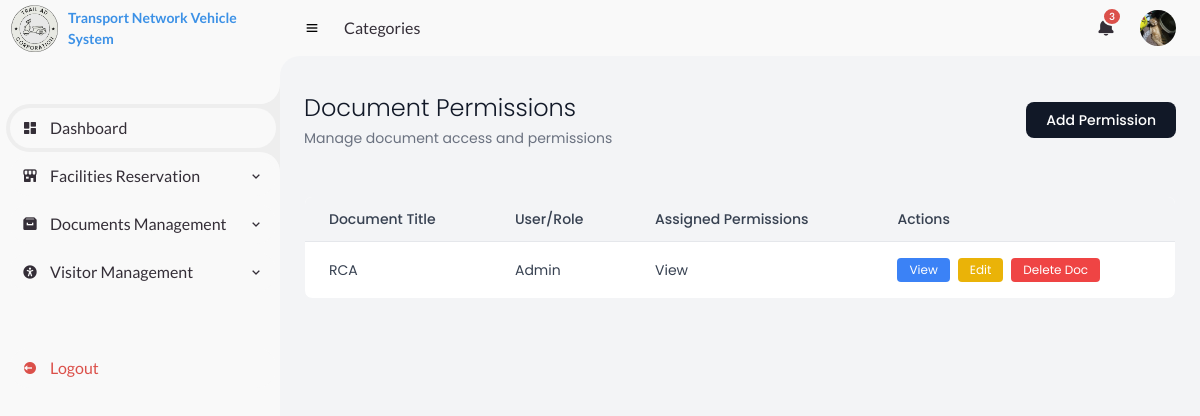
The page /PHP/Document_Access_Permissions.php (signed in) on the database its author committed.
### tables this page shows
CREATE TABLE `users` (
  `id` int(11) NOT NULL,
  `username` varchar(50) NOT NULL,
  `password` varchar(255) NOT NULL,
  `role` enum('super_admin','admin','employee') NOT NULL,
  `created_at` timestamp NOT NULL DEFAULT current_timestamp(),
  `email` varchar(255) DEFAULT NULL,
  `profile_picture` varchar(255) DEFAULT NULL
);

CREATE TABLE `documents` (
  `id` int(11) NOT NULL,
  `title` varchar(255) NOT NULL,
  `filename` varchar(255) NOT NULL,
  `filepath` varchar(500) NOT NULL,
  `uploaded_by` varchar(100) DEFAULT 'Admin',
  `uploaded_at` timestamp NOT NULL DEFAULT current_timestamp(),
  `is_archived` tinyint(1) DEFAULT 0
);

### PHP/partials/functions.php (called while the page is built, shortened)
<?php
function getPendingItems($conn) {
    $pendingItems = [];
    $sql_res = "SELECT 'Reservation' as type, reserved_by as name, created_at, 'Approval_Rejection_Requests.php' as link
                FROM reservations WHERE status = 'Pending' ORDER BY created_at DESC LIMIT 3";
    $result_res = $conn->query($sql_res);
    $sql_fac = "SELECT 'New Facility' as type, name, created_at, 'Reserve_Room.php' as link
                FROM facilities WHERE status = 'Pending' ORDER BY created_at DESC LIMIT 3";
    $result_fac = $conn->query($sql_fac);
    if ($result_fac && $result_fac->num_rows > 0) {
        while ($row = $result_fac->fetch_assoc()) {
            $pendingItems[] = $row;
        }
    }
    $sql_vis = "SELECT 'Visitor Pre-Reg' as type, name, created_at, 'Visitor_Pre_Registration.php' as link
                FROM visitors WHERE request_status = 'pending' ORDER BY created_at DESC LIMIT 3";
    $result_vis = $conn->query($sql_vis);
    if ($result_vis && $result_vis->num_rows > 0) {
        while ($row = $result_vis->fetch_assoc()) {
            $pendingItems[] = $row;
        }
    }
    usort($pendingItems, function($a, $b) {
        return strtotime($b['created_at']) - strtotime($a['created_at']);
    });
    return array_slice($pendingItems, 0, 5);
}
?>

### PHP/Document_Access_Permissions.php (the view, shortened to what this page needs)
<?php
include 'db_connect.php';
include 'partials/functions.php';
$pendingApprovals = getPendingItems($conn);
$permissions = $conn->query("
    SELECT
        d.id AS doc_id,
        d.title,
        d.filename,
        d.filepath,
        dp.user_role,
        GROUP_CONCAT(DISTINCT dp.permission_type ORDER BY dp.permission_type) AS granted_permissions
    FROM document_permissions dp
    JOIN documents d ON dp.document_id = d.id
    GROUP BY d.id, dp.user_role
    HAVING granted_permissions != 'Archive' AND granted_permissions NOT LIKE 'Archive,View'
    ORDER BY d.title ASC, dp.user_role ASC
");
?>
<!DOCTYPE html>
<html lang="en">
<head>
    <link href='https://unpkg.com/boxicons@2.1.4/css/boxicons.min.css' rel='stylesheet'>
    <link rel="stylesheet" href="../CSS/index.css">
    <script src="https://cdn.tailwindcss.com"></script>
</head>
<body class="bg-gray-100 flex h-screen overflow-hidden">
    <?php include 'partials/sidebar.php'; ?>
    <section id="content">
        <?php include 'partials/header.php'; ?>
        <main class="max-w-7xl mx-auto px-4 py-8">
            <div class="mb-12">
                <div class="flex items-center justify-between mb-6">
                    <div>
                        <h1 class="text-2xl font-light text-gray-900">Document Permissions</h1>
                        <p class="text-sm text-gray-500 mt-1">Manage document access and permissions</p>
                    </div>
                    <button onclick="document.getElementById('permissionModal').classList.remove('hidden')"
                        class="bg-gray-900 hover:bg-gray-800 text-white px-5 py-2 rounded-lg text-sm font-medium transition-colors">
                        Add Permission
                    </button>
                </div>
            </div>
            <div class="bg-white rounded-lg border border-gray-100 overflow-hidden">
                <table class="min-w-full divide-y divide-gray-200">
                  <thead class="bg-gray-100">
                    <tr>
                      <th class="px-6 py-3 text-left text-sm font-medium text-gray-700">Document Title</th>
                      <th class="px-6 py-3 text-left text-sm font-medium text-gray-700">User/Role</th>
                      <th class="px-6 py-3 text-left text-sm font-medium text-gray-700">Assigned Permissions</th>
                      <th class="px-6 py-3 text-left text-sm font-medium text-gray-700">Actions</th>
                    </tr>
                  </thead>
                  <tbody class="divide-y divide-gray-200">
                    <?php if ($permissions && $permissions->num_rows > 0): ?>
                      <?php while($row = $permissions->fetch_assoc()): ?>
                        <?php $permissionList = explode(',', $row['granted_permissions']); ?>
                        <tr>
                          <td class="px-6 py-4 text-sm text-gray-700"><?= htmlspecialchars($row['title']) ?></td>
                          <td class="px-6 py-4 text-sm text-gray-700"><?= htmlspecialchars($row['user_role']) ?></td>
                          <td class="px-6 py-4 text-sm text-gray-700"><?= htmlspecialchars(str_replace(',', ', ', $row['granted_permissions'])) ?></td>
                          <td class="px-6 py-4 text-sm text-gray-700 flex flex-wrap gap-2">
                            <?php if(in_array('View', $permissionList)): ?>
                              <button onclick="openPreview('<?= $row['filepath'] ?>','<?= $row['filename'] ?>')"
                                      class="bg-blue-500 hover:bg-blue-600 text-white px-3 py-1 rounded text-xs">View</button>
                            <?php endif; ?>
                            <button onclick="openEditModal(<?= $row['doc_id'] ?>, '<?= htmlspecialchars(addslashes($row['user_role'])) ?>', '<?= htmlspecialchars(addslashes($row['title'])) ?>', '<?= $row['granted_permissions'] ?>')"
                                    class="bg-yellow-500 hover:bg-yellow-600 text-white px-3 py-1 rounded text-xs">Edit</button>
                            <button onclick="openDeleteModal(<?= $row['doc_id'] ?>)"
                                    class="bg-red-500 hover:bg-red-600 text-white px-3 py-1 rounded text-xs">Delete Doc</button>
                          </td>
                        </tr>
                      <?php endwhile; ?>
                    <?php else: ?>
                      <tr><td colspan="4" class="text-center py-6 text-gray-500">No active permissions found.</td></tr>
                    <?php endif; ?>
                  </tbody>
                </table>
              </div>
        </main>
    </section>
</body>
</html>

### PHP/partials/header.php (shortened to what this page needs)
<?php
$currentUserProfilePic = '../PICTURES/Ser.jpg';
try {
    if (isset($conn) && isset($_SESSION['user_id'])) {
        $columns = $conn->query("SHOW COLUMNS FROM users LIKE 'profile_picture'");
        if ($columns && $columns->num_rows > 0) {
            $stmt = $conn->prepare("SELECT profile_picture FROM users WHERE id = ?");
            $stmt->bind_param("i", $_SESSION['user_id']);
            $stmt->execute();
            $result = $stmt->get_result();
            $user = $result->fetch_assoc();
            if (!empty($user['profile_picture']) && file_exists("../uploads/profiles/" . $user['profile_picture'])) {
                $currentUserProfilePic = "../uploads/profiles/" . $user['profile_picture'];
            }
        }
    }
} catch (Exception $e) {
}
?>
<nav>
    <i class='bx bx-menu' ></i>
    <a href="#" class="nav-link">Categories</a>
    <a href="#" class="notification" id="notificationBtn">
        <i class='bx bxs-bell' ></i>
        <span class="num"><?= count($pendingApprovals) ?></span>
    </a>
    <a href="#" class="profile" id="profileBtn">
        <img src="<?= htmlspecialchars($currentUserProfilePic) ?>" alt="Profile">
    </a>
</nav>

### CSS/index.css (style rules this page uses)
* { margin: 0; padding: 0; box-sizing: border-box; }
a { text-decoration: none; }
:root { --poppins: 'Poppins', sans-serif; --lato: 'Lato', sans-serif; --light: #F9F9F9; --blue: #3C91E6; --light-blue: #CFE8FF; --grey: #eee; --dark-grey: #AAAAAA; --dark: #342E37; --red: #DB504A; --yellow: #FFCE26; --light-yellow: #FFF2C6; --orange: #FD7238; --light-orange: #FFE0D3; }
html { overflow-x: hidden; }
body { background: var(--grey); overflow-x: hidden; }
#content { position: relative; width: calc(100% - 280px); left: 280px; transition: .3s ease; }
#content nav { height: 56px; background: var(--light); padding: 0 24px; display: flex; align-items: center; grid-gap: 24px; font-family: var(--lato); position: sticky; top: 0; left: 0; z-index: 1000; }
#content nav::before { content: ''; position: absolute; width: 40px; height: 40px; bottom: -40px; left: 0; border-radius: 50%; box-shadow: -20px -20px 0 var(--light); }
#content nav a { color: var(--dark); }
#content nav .bx.bx-menu { cursor: pointer; }
#content nav .nav-link { font-size: 16px; transition: 3s ease; }
#content nav .notification { position: relative; font-size: 20px; }
#content nav .notification .num { position: absolute; top: -6px; right: -6px; width: 20px; border-radius: 50%; border: 2px solid var(--light); background: var(--red); color: var(--light); font-weight: 700; font-size: 10px; display: flex; justify-content: center; align-items: center; }
#content nav .profile img { width: 36px; height: 36px; object-fit: cover; border-radius: 50%; }
#content main { width: 100%; padding: 36px 24px; font-family: var(--poppins); max-height: calc(100vh - 56px); overflow-y: auto; }

### PHP/Document_Access_Permissions.php (style rules this page uses)
#content main { background-color: transparent; }

### rows shown on the page
users: profile_picture (picture)
documents: title "RCA", user_role "Admin", granted_permissions "View"

### other values the page prints
count($pendingApprovals) "3"
